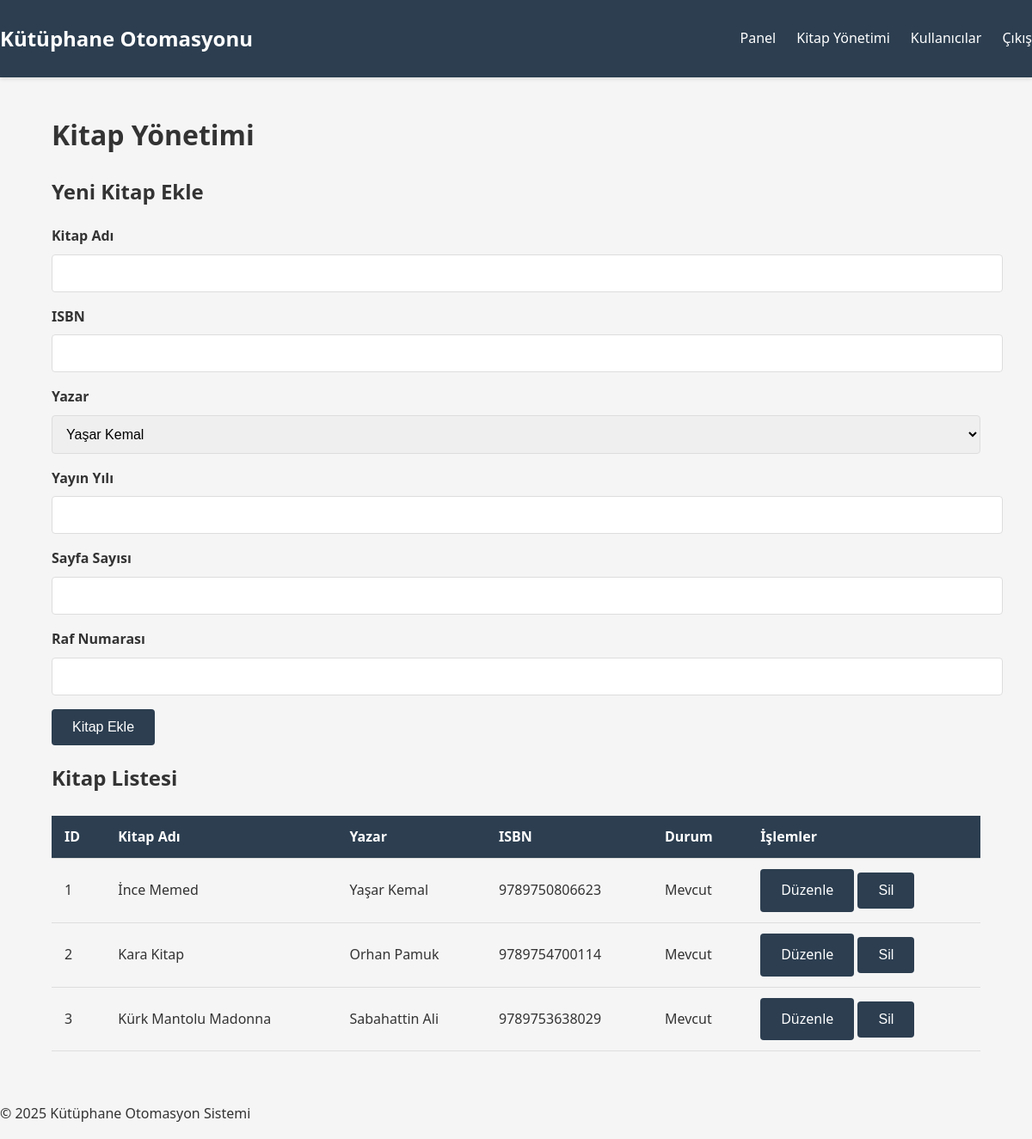
Page /admin/books (signed in) on the earlier database version.
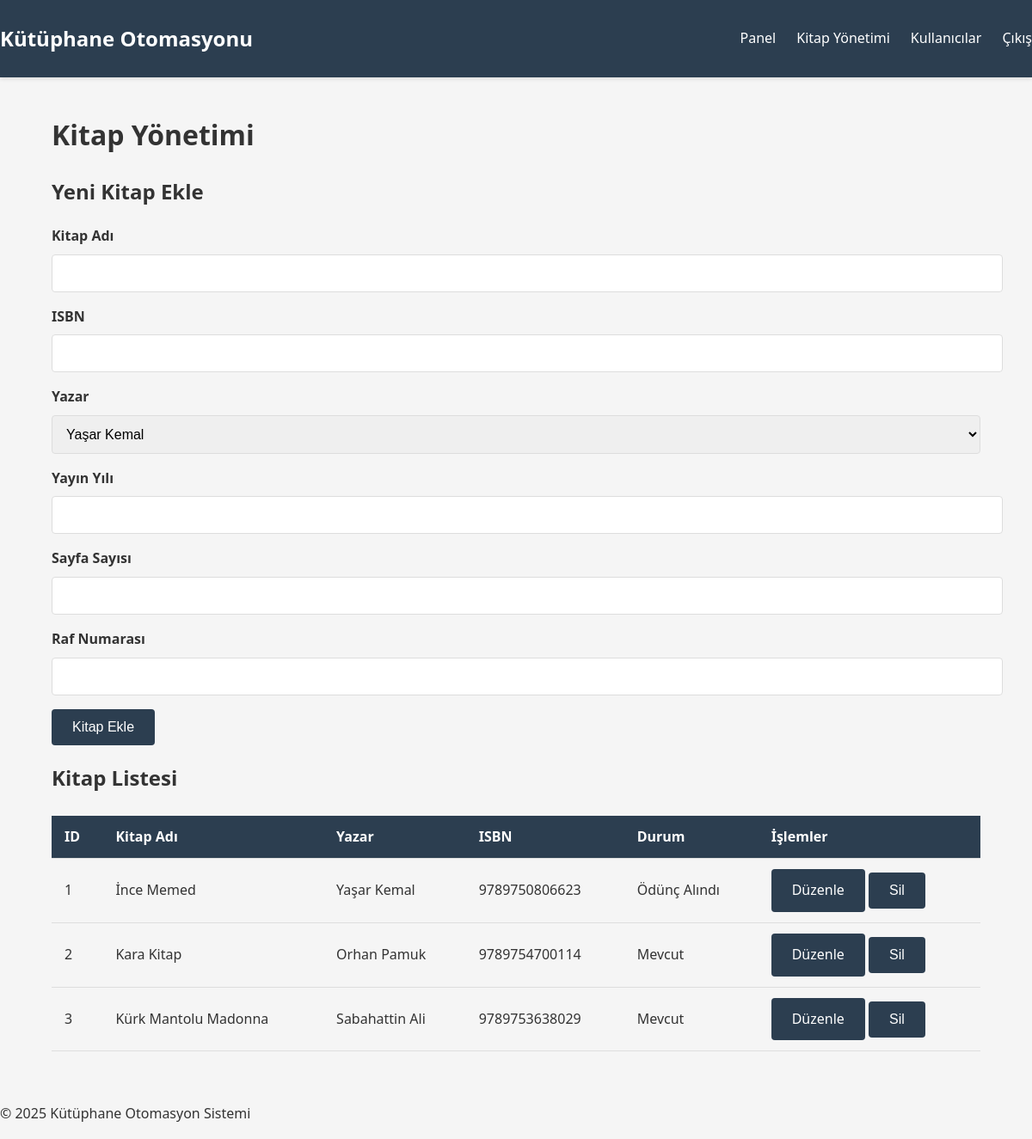
Same page on the later database version.
### models.py (models this page shows)
class Book(db.Model):
    __tablename__ = 'books'
    id = db.Column(db.Integer, primary_key=True)
    isbn = db.Column(db.String(20), unique=True, nullable=False)
    title = db.Column(db.String(200), nullable=False)
    publication_year = db.Column(db.Integer)
    page_count = db.Column(db.Integer)
    status = db.Column(db.String(20), default='available')  # 'available', 'borrowed'
    shelf_number = db.Column(db.String(20))
    cover_image = db.Column(db.String(255))
    created_at = db.Column(db.DateTime, default=datetime.utcnow)
    author_id = db.Column(db.Integer, db.ForeignKey('authors.id'), nullable=False)
    loans = db.relationship('Loan', backref='book', lazy=True)
    categories = db.relationship('BookCategory', backref='book', lazy=True)

class Author(db.Model):
    __tablename__ = 'authors'
    id = db.Column(db.Integer, primary_key=True)
    name = db.Column(db.String(100), nullable=False)
    bio = db.Column(db.Text)
    created_at = db.Column(db.DateTime, default=datetime.utcnow)
    books = db.relationship('Book', backref='author', lazy=True)

### app.py (the view)
@app.route("/admin/books", methods=["GET", "POST"])
@login_required
def admin_books():
    if not is_admin():
        abort(403)
    books = Book.query.all()
    authors = Author.query.all()
    return render_template('admin/books.html', books=books, authors=authors)

### app.py (called while the page is built, shortened)
@login_manager.user_loader
def load_user(user_id):
    return User.query.get(int(user_id))

def is_admin():
    return current_user.is_authenticated and current_user.role == 'admin'

@app.context_processor
def inject_stats():
    stats = {}
    if current_user.is_authenticated:
        if current_user.role == 'admin':
            stats.update({
                'book_count': Book.query.count(),
                'user_count': User.query.count(),
                'active_loans': Loan.query.filter_by(status='active').count()
            })
    return stats

### templates/admin/books.html
{% extends "base.html" %}
{% block content %}
<div class="admin-books">
    <h1>Kitap Yönetimi</h1>
    <div class="add-book">
        <h2>Yeni Kitap Ekle</h2>
        <form method="POST" action="{{ url_for('add_book') }}">
            <div class="form-group">
                <label>Kitap Adı</label>
                <input type="text" name="title" required>
            </div>
            <div class="form-group">
                <label>ISBN</label>
                <input type="text" name="isbn" required>
            </div>
            <div class="form-group">
                <label>Yazar</label>
                <select name="author_id" required>
                    {% for author in authors %}
                    <option value="{{ author.id }}">{{ author.name }}</option>
                    {% endfor %}
                </select>
            </div>
            <div class="form-group">
                <label>Yayın Yılı</label>
                <input type="number" name="publication_year">
            </div>
            <div class="form-group">
                <label>Sayfa Sayısı</label>
                <input type="number" name="page_count">
            </div>
            <div class="form-group">
                <label>Raf Numarası</label>
                <input type="text" name="shelf_number">
            </div>
            <button type="submit" class="btn">Kitap Ekle</button>
        </form>
    </div>
    <div class="book-list">
        <h2>Kitap Listesi</h2>
        <table>
            <thead>
                <tr>
                    <th>ID</th>
                    <th>Kitap Adı</th>
                    <th>Yazar</th>
                    <th>ISBN</th>
                    <th>Durum</th>
                    <th>İşlemler</th>
                </tr>
            </thead>
            <tbody>
                {% for book in books %}
                <tr>
                    <td>{{ book.id }}</td>
                    <td>{{ book.title }}</td>
                    <td>{{ book.author.name }}</td>
                    <td>{{ book.isbn }}</td>
                    <td>{{ 'Mevcut' if book.status == 'available' else 'Ödünç Alındı' }}</td>
                    <td>
                        <a href="{{ url_for('edit_book', id=book.id) }}" class="btn btn-small">Düzenle</a>
                        <form method="POST" action="{{ url_for('delete_book', book_id=book.id) }}" style="display: inline;">
                            <button type="submit" class="btn btn-small btn-danger">Sil</button>
                        </form>
                    </td>
                </tr>
                {% endfor %}
            </tbody>
        </table>
    </div>
</div>
{% endblock %}

Differences in the rows shown:
changed Book "İnce Memed": status "Mevcut" → "Ödünç Alındı"
